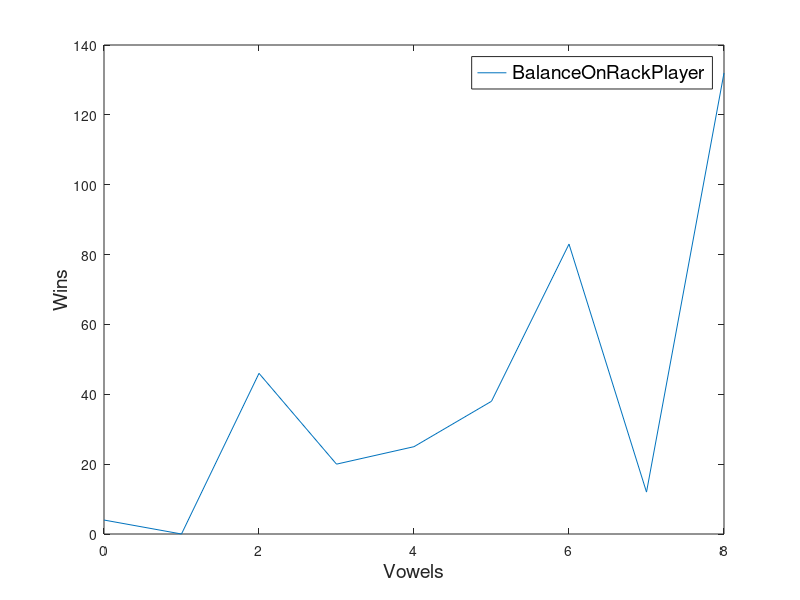

MATLAB code to generate this figure:
%BalancePlayer
x = [4, 0, 46, 20, 25, 38, 83, 12, 132]; 

%HighScoreWordPlayer
%y = [9, 1000, 954, 979, 975, 960, 915, 988, 866];

z = [0:8];

plot(z,x);
hold on
%plot(z,y);
%hold off
h_legend=legend('BalanceOnRackPlayer');
set(h_legend,'FontSize',14);
%legend('BalanceOnRackPlayer');
xlabel('Vowels', 'FontSize',14);
ylabel('Wins', 'FontSize',14);
